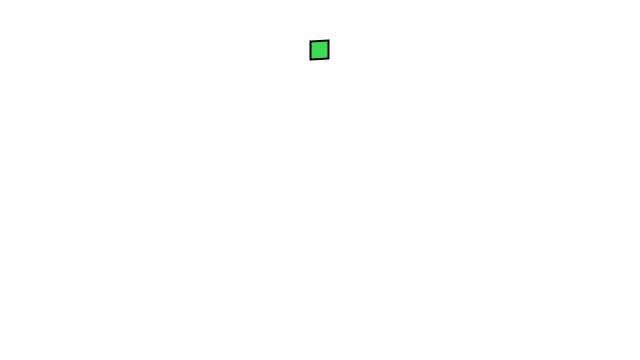
Frame 1 (no input)
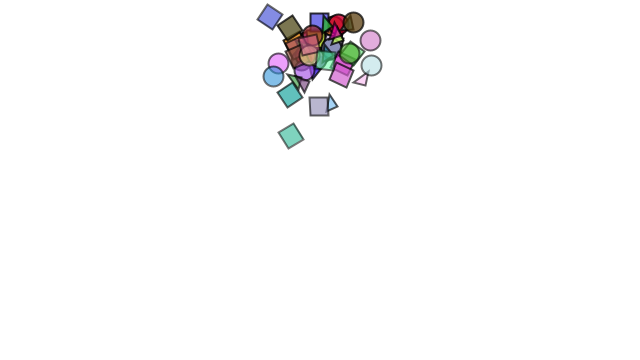
Frame 60 (the mouse pressed at the canvas centre just before this capture)
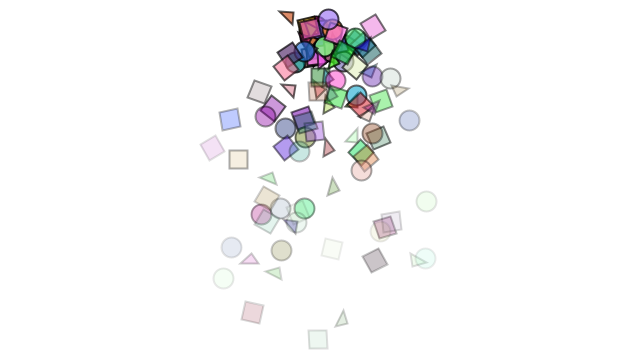
Frame 120 (the mouse held since frame 60 and released just before this capture)

The Processing sketch that drew these frames (run headless with seeded random() and noise(); from frame 60 on, the mouse is pressed at the canvas centre):

// Processing sketch: ParticleSystemMultiShapes
// ── ParticleSystemMultiShapes.pde
ParticleSystem ps;

void setup() {
  size(640, 360);

  ps = new ParticleSystem(new PVector(width / 2, 50));
}

void draw() {
  background(255);

  ps.addParticle();

  ps.run();
}

// ── Particle.pde
class Particle {
  PVector position;

  PVector velocity;

  PVector acceleration;

  float lifespan;

  Particle(PVector l) {
    acceleration = new PVector(0, 0.05);

    velocity = new PVector(random(-1, 1), random(-2, 0));

    position = l.copy();

    lifespan = 255.0;
  }

  void run() {
    update();

    display();
  }

  // Method to update position
  void update() {
    velocity.add(acceleration);

    position.add(velocity);

    lifespan -= 2.0;
  }

  // Method to display
  void display() {
    stroke(0, lifespan);

    strokeWeight(2);

    fill(random(255), random(255), random(255), lifespan);

    ellipse(position.x, position.y, 20, 20);
  }

  // Is the particle still useful?
  boolean isDead() {
    if (lifespan < 0.0) {
      return true;
    } else {
      return false;
    }
  }
}

// ── ParticleSystem.pde
class ParticleSystem {
  ArrayList<Particle> particles;

  PVector origin;

  ParticleSystem(PVector position) {
    origin = position.copy();

    particles = new ArrayList<Particle>();
  }

  void addParticle() {
    float r = random(1);

    if (r < 0.33) { 
      particles.add(new Particle(origin));
    } else if (r < 0.67 && r>= 0.3) {
      particles.add(new Squares(origin));
    } else if (r >= 0.67) {
      particles.add(new Triangles(origin));
    }
  }

  void run() {
    for (int i = particles.size() - 1; i >= 0; --i) {
      Particle p = particles.get(i);

      p.run();

      if (p.isDead()) {
        particles.remove(i);
      }
    }
  }
}

// ── Squares.pde
class Squares extends Particle {
  // We could add variables for only Confetti here if we so
  // 继承父类的构造函数
  Squares(PVector l) {
    super(l);
  }

  // Inherits update() from parent

  // Override the display method
  // 重载display函数绘制粒子形状
  void display() {
    rectMode(CENTER);

    fill(random(255), random(255), random(255), lifespan);

    stroke(0, lifespan);

    strokeWeight(2);

    pushMatrix();

    translate(position.x, position.y);

    float theta = map(position.x, 0, width, 0, TWO_PI * 2);

    rotate(theta);

    rect(0, 0, 18, 18);

    popMatrix();
  }
}

// ── Triangles.pde
class Triangles extends Particle {
  // We could add variables for only Confetti here if we so
  Triangles(PVector l) {
    super(l);
  }

  // Inherits update() from parent

  // Override the display method
  void display() {
    rectMode(CENTER);

    fill(random(255), random(255), random(255), lifespan);

    stroke(0, lifespan);

    strokeWeight(2);

    pushMatrix();

    translate(position.x, position.y);

    float theta = map(position.x, 0, width, 0, TWO_PI * 2);

    rotate(theta);

    triangle(0, 0, 0, 18, 10, 6 * sqrt(3));

    popMatrix();
  }
}
